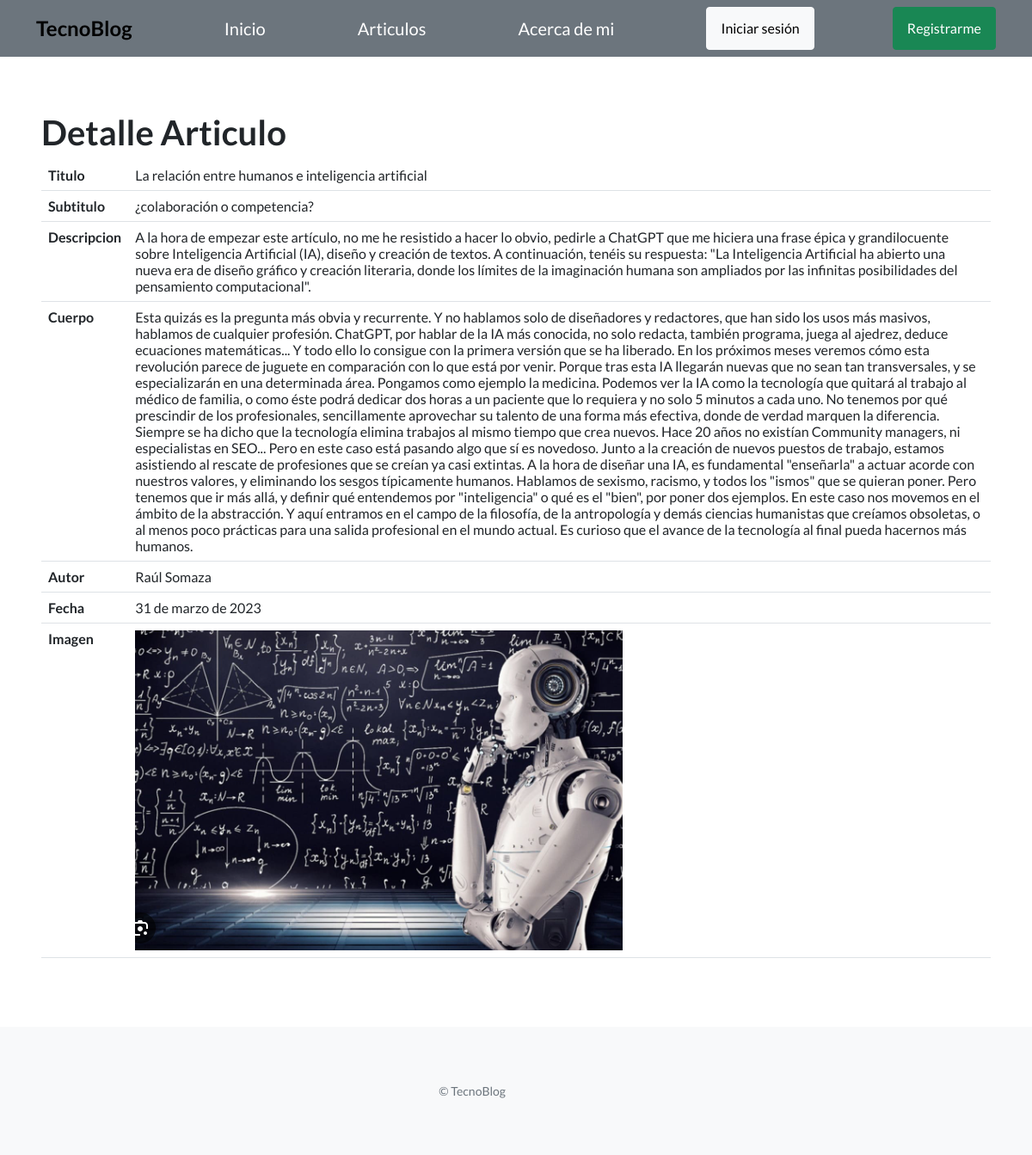
/detalle-articulo/1/, run on the app's committed database.
### TecnoBlog_App/models.py (models this page shows, shortened)
class Articulo(models.Model):
    titulo = models.CharField(max_length=200)
    subtitulo = models.CharField(max_length=200)
    cuerpo = models.TextField()
    autor = models.CharField(max_length=64)
    fecha = models.DateField()
    imagen = models.ImageField(upload_to='imagenes/', null=True, blank=True)
    descripcion = models.TextField()
    creador = models.ForeignKey(User, on_delete=models.CASCADE, null=True)

### TecnoBlog_App/views.py (the view)
# urls.py: path("detalle-articulo/<int:id>/", detallar_articulo, name="detallar_articulo"),
def detallar_articulo(request, id):
    try:
        articulo = Articulo.objects.get(id=id)
        contexto = {
            "articulo": articulo
        }
        return render(request, "TecnoBlog_App/detalle_articulo.html", contexto)
    except Articulo.DoesNotExist:
        return redirect('listar_articulos')

### TecnoBlog_App/templates/TecnoBlog_App/detalle_articulo.html (shortened to what this page needs)
{% extends "TecnoBlog_App/base.html" %}
{% load static %}
{% block contenido %}
<section>
  <div>
    <h1>Detalle Articulo</h1>
    <table class="table">
      <tbody>
        <tr>
          <th>Titulo</th>
          <td>{{ articulo.titulo }}</td>
        </tr>
        <tr>
          <th>Subtitulo</th>
          <td>{{ articulo.subtitulo }}</td>
        </tr>
        <tr>
          <th>Descripcion</th>
          <td>{{ articulo.descripcion }}</td>
        </tr>
        <tr>
          <th>Cuerpo</th>
          <td>{{ articulo.cuerpo }}</td>
        </tr>
        <tr>
          <th>Autor</th>
          <td>{{ articulo.autor }}</td>
        </tr>
        <tr>
          <th>Fecha</th>
          <td>{{ articulo.fecha }}</td>
        </tr>
        <tr>
          <th>Imagen</th>
          <td><img src="{{ articulo.imagen.url }}" alt=""></td>
        </tr>
      </tbody>
    </table>
  </div>
</section>
{% endblock contenido %}

### data on the page
Articulo: titulo "La relación entre humanos e inteligencia artificial", subtitulo "¿colaboración o competencia?", descripcion "A la hora de empezar este artículo, no me he resistido a hacer lo obvio, pedirle a ChatGPT que me hiciera una frase épica y grandilocuente sobre Inteligencia Artificial (IA), diseño y creación de textos. A continuación, tenéis su respuesta: \"La Inteligencia Artificial ha abierto una nueva era de diseño gráfico y creación literaria, donde los límites de la imaginación humana son ampliados por las infinitas posibilidades del pensamiento computacional\".", cuerpo "Esta quizás es la pregunta más obvia y recurrente. Y no hablamos solo de diseñadores y redactores, que han sido los usos más masivos, hablamos de cualquier profesión. ChatGPT, por hablar de la IA más conocida, no solo redacta, también programa, juega al ajedrez, deduce ecuaciones matemáticas... Y todo ello lo consigue con la primera versión que se ha liberado. En los próximos meses veremos cómo esta revolución parece de juguete en comparación con lo que está por venir. Porque tras esta IA llegarán nuevas que no sean tan transversales, y se especializarán en una determinada área. Pongamos como ejemplo la medicina. Podemos ver la IA como la tecnología que quitará al trabajo al médico de…", autor "Raúl Somaza", fecha "31 de marzo de 2023", imagen (picture)
